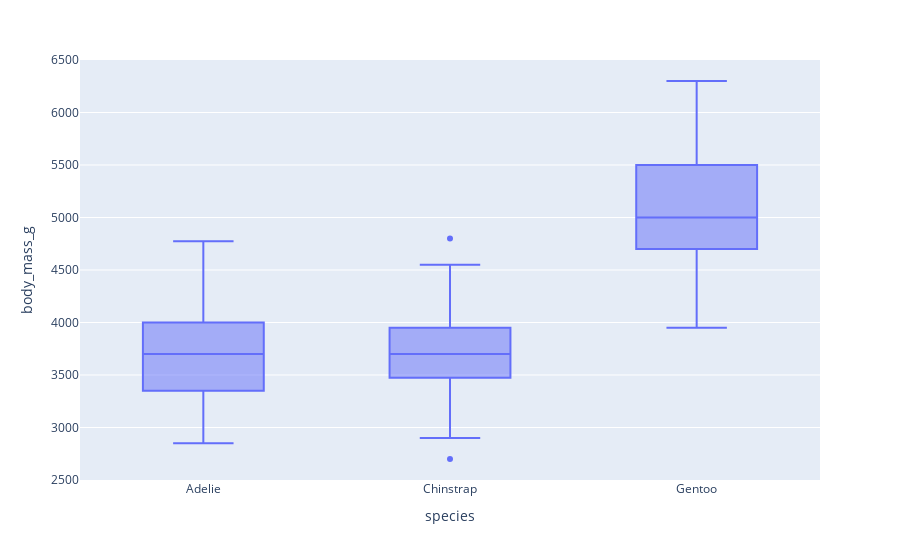

Source (notebook cell):
### Code cell
px.box(penguins,x='species',y='body_mass_g')

### Figure 1 — Plotly figure (JSON) as saved in the notebook; plotly's stock layout.template omitted (floating-point values rounded to 4 significant figures; data arrays with more than 128 entries replaced by an {"elided": "..."} marker saying what was removed)
{"data": [{"alignmentgroup": "True", "hovertemplate": "species=%{x}<br>body_mass_g=%{y}<extra></extra>", "legendgroup": "", "marker": {"color": "#636efa"}, "name": "", "notched": false, "offsetgroup": "", "orientation": "v", "showlegend": false, "type": "box", "x": {"elided": "344 str values"}, "x0": " ", "xaxis": "x", "y": {"elided": "344 int values"}, "y0": " ", "yaxis": "y"}], "layout": {"boxmode": "group", "legend": {"tracegroupgap": 0}, "margin": {"t": 60}, "xaxis": {"anchor": "y", "domain": [0, 1], "title": {"text": "species"}}, "yaxis": {"anchor": "x", "domain": [0, 1], "title": {"text": "body_mass_g"}}}}
